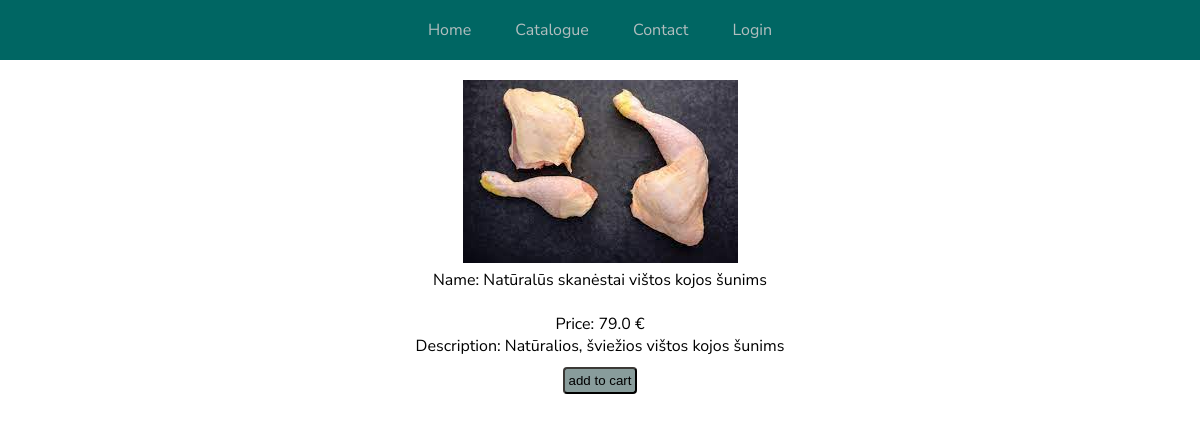
/treat/Natūralūs skanėstai vištos kojos šunims, run on the app's committed database.
### app/models.py (models this page shows, shortened)
class Treat(db.Model):
    __tablename__ = 'Treat'
    id = db.Column(db.Integer, primary_key = True)
    name = db.Column(db.String(45), unique=True)
    descreption = db.Column(db.String(120))
    price = db.Column(db.Float)
    count = db.Column(db.Integer)
    image = db.Column(db.String)

### app/routes.py (the view)
@app.route('/treat/<name>', methods=['GET', 'POST'])
def treat(name):
    treat = Treat.query.filter_by(name=name).first()
    if request.method == 'POST':
        cart = loads(current_user.cart)
        cart.append(treat.name)
        current_user.cart = dumps(cart)
        db.session.commit()
    return render_template('treat.html', title=treat.name, treat=treat)

### app/routes.py (called while the page is built)
@app.before_request
def create_tables():
    db.create_all()

### app/templates/treat.html
{% extends 'base.html' %}
{% block content %}
<div class="treat-data">
    <img src="{{ url_for('static', filename='images/') }}{{ treat.image }}" alt="{{ treat.name }}">
    <div>
        <p>Name: {{ treat.name }}</p><br>
        <p>Price: {{ treat.price }} €</p>
        <p>Description: {{ treat.descreption}} </p>
    </div>
    <form action="" method="post">
        <input type="submit" value="add to cart" name="add" class="submit">
    </form>
</div>
{% endblock %}

### app/static/css/style.css (style rules this page uses)
* { margin: 0; padding: 0; box-sizing: border-box; }
body { font-family: 'Nunito Sans', sans-serif; }
.submit { border-color: #3B3936; border-radius: 4px; padding: 4px; margin-top: 10px; background-color: #889C9B; transition: all .3s; }
.treat-data { padding-left: 150px; padding-right: 150px; padding-top: 20px; }

### data on the page
Treat: image (picture), name "Natūralūs skanėstai vištos kojos šunims", price "79.0", descreption "Natūralios, šviežios vištos kojos šunims"
